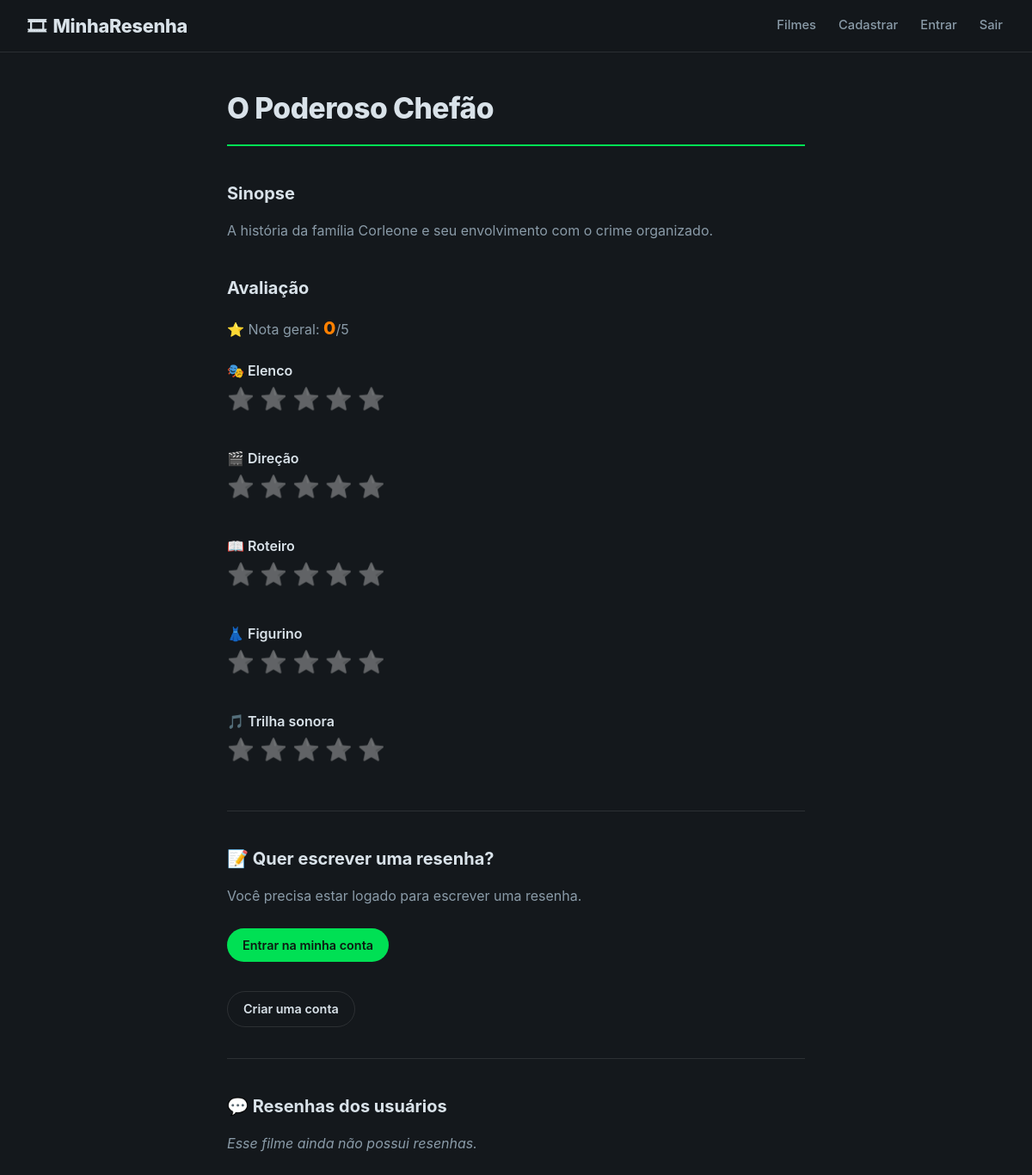
The page /filme/2 on the database its author committed.
### tables this page shows
CREATE TABLE filmes (
    id INTEGER PRIMARY KEY AUTOINCREMENT,
    titulo TEXT NOT NULL,
    ano INTEGER,
    genero TEXT,
    sinopse TEXT,
    imagem TEXT
);

### letterbox.py (the view)
@app.route("/filme/<int:id>")
def filme(id):
    conexao = sqlite3.connect("filmes.db")
    cursor = conexao.cursor()
    cursor.execute(
        "SELECT * FROM filmes WHERE id = ?",
        (id,)
    )
    filme = cursor.fetchone()
    cursor.execute("""
        SELECT resenhas.texto, resenhas.nota, usuarios.nome
        FROM resenhas
        JOIN usuarios ON resenhas.usuario_id = usuarios.id
        WHERE resenhas.filme_id = ?
        ORDER BY resenhas.id DESC
    """, (id,))
    resenhas = cursor.fetchall()
    conexao.close()
    return render_template(
        "filme.html",
        filme=filme,
        resenhas=resenhas
    )

### templates/filme.html (shortened to what this page needs)
<!DOCTYPE html>
<html lang="pt-br">
<head>
    <link rel="stylesheet" href="{{ url_for('static', filename='filme.css') }}">
</head>
<body>
    <header>
        <h1>MinhaResenha</h1>
        <nav>
            <a href="/filmes">Filmes</a>
            <a href="/cadastro">Cadastrar</a>
            <a href="/login">Entrar</a>
            <a href="/logout">Sair</a>
        </nav>
    </header>
    <main>
        <h1>{{ filme[1] }}</h1>
        <h2>Sinopse</h2>
        <p>
            {{ filme[4] }}
        </p>
        <h2>Avaliação</h2>
        <p>
            ⭐ Nota geral:
            <span id="notaGeral">0</span>/5
        </p>
        <h3>🎭 Elenco</h3>
        <div class="estrelas" data-categoria="Elenco">
            <span data-nota="1">⭐</span>
            <span data-nota="2">⭐</span>
            <span data-nota="3">⭐</span>
            <span data-nota="4">⭐</span>
            <span data-nota="5">⭐</span>
        </div>
        <p id="notaElenco"></p>
        <h3>🎬 Direção</h3>
        <div class="estrelas" data-categoria="Direção">
            <span data-nota="1">⭐</span>
            <span data-nota="2">⭐</span>
            <span data-nota="3">⭐</span>
            <span data-nota="4">⭐</span>
            <span data-nota="5">⭐</span>
        </div>
        <p id="notaDirecao"></p>
        <h3>📖 Roteiro</h3>
        <div class="estrelas" data-categoria="Roteiro">
            <span data-nota="1">⭐</span>
            <span data-nota="2">⭐</span>
            <span data-nota="3">⭐</span>
            <span data-nota="4">⭐</span>
            <span data-nota="5">⭐</span>
        </div>
        <p id="notaRoteiro"></p>
        <h3>👗 Figurino</h3>
        <div class="estrelas" data-categoria="Figurino">
            <span data-nota="1">⭐</span>
            <span data-nota="2">⭐</span>
            <span data-nota="3">⭐</span>
            <span data-nota="4">⭐</span>
            <span data-nota="5">⭐</span>
        </div>
        <p id="notaFigurino"></p>
        <h3>🎵 Trilha sonora</h3>
        <div class="estrelas" data-categoria="Trilha sonora">
            <span data-nota="1">⭐</span>
            <span data-nota="2">⭐</span>
            <span data-nota="3">⭐</span>
            <span data-nota="4">⭐</span>
            <span data-nota="5">⭐</span>
        </div>
        <p id="notaTrilha"></p>
        <hr>
        {% if session.get("usuario_id") %}
            <h2>📝 Sua resenha</h2>
            <p>
                Olá, {{ session.get("usuario_nome") }}! Escreva sua opinião sobre o filme.
            </p>
            <form
                action="/filme/{{ filme[0] }}/resenha"
                method="POST"
            >
                <textarea
                    name="texto"
                    placeholder="Escreva sua opinião sobre o filme..."
                    required
                ></textarea>
                <br><br>
                <label for="nota">Nota:</label>
                <select name="nota" id="nota" required>
                    <option value="">
                        Escolha uma nota
                    </option>
                    <option value="1">
                        ⭐ 1
                    </option>
                    <option value="2">
                        ⭐ 2
                    </option>
                    <option value="3">
                        ⭐ 3
                    </option>
                    <option value="4">
                        ⭐ 4
                    </option>
                    <option value="5">
                        ⭐ 5
                    </option>
                </select>
                <br><br>
                <button type="submit">
                    Enviar resenha
                </button>
            </form>
        {% else %}
            <h2>📝 Quer escrever uma resenha?</h2>
            <p>
                Você precisa estar logado para escrever uma resenha.
            </p>
            <a href="/login">
                Entrar na minha conta
            </a>
            <br><br>
            <a href="/cadastro">
                Criar uma conta
            </a>
        {% endif %}
        <hr>
        <h2>💬 Resenhas dos usuários</h2>
        {% if resenhas %}
            {% for resenha in resenhas %}
                <div class="resenha">
                    <h3>
                        👤 {{ resenha[2] }}
                    </h3>
                    <p>
                        ⭐ {{ resenha[1] }}/5
                    </p>
                    <p>
                        {{ resenha[0] }}
                    </p>
                </div>
                <hr>
            {% endfor %}
        {% else %}
            <p>
                Esse filme ainda não possui resenhas.
            </p>
        {% endif %}
    </main>
</body>
</html>

### static/filme.css (style rules this page uses)
:root { --bg: #14181c; --surface: #1c2228; --surface-raised: #232a31; --border: rgba(255, 255, 255, 0.1); --text: #d9e2e9; --text-muted: #8a9ba8; --green: #00e054; --orange: #ff8000; --blue: #40bcf4; --radius: 4px; }
* { box-sizing: border-box; }
body { margin: 0; background: var(--bg); color: var(--text); font-family: -apple-system, "Segoe UI", Roboto, Helvetica, Arial, sans-serif; line-height: 1.5; }
header { position: sticky; top: 0; z-index: 10; display: flex; align-items: center; justify-content: space-between; flex-wrap: wrap; gap: 12px; padding: 14px 32px; background: rgba(20, 24, 28, 0.92); backdrop-filter: blur(6px); border-bottom: 1px solid var(--border); }
header h1 { margin: 0; font-size: 1.35rem; font-weight: 800; letter-spacing: -0.01em; }
header h1::before { content: "🎞"; margin-right: 8px; }
nav { display: flex; gap: 22px; flex-wrap: wrap; }
nav a { color: var(--text-muted); text-decoration: none; font-size: 0.92rem; font-weight: 500; padding: 4px 2px; border-bottom: 2px solid transparent; transition: color 0.15s ease, border-color 0.15s ease; }
main { max-width: 720px; margin: 0 auto; padding: 40px 24px 80px; }
main > h1 { font-size: 2.1rem; font-weight: 800; letter-spacing: -0.015em; margin: 0 0 28px; padding-bottom: 16px; border-bottom: 2px solid var(--green); }
main h2 { font-size: 1.25rem; font-weight: 700; margin: 40px 0 14px; }
main h3 { font-size: 1rem; font-weight: 600; margin: 22px 0 8px; color: var(--text); }
main > p { color: var(--text-muted); max-width: 65ch; }
hr { border: none; border-top: 1px solid var(--border); margin: 36px 0; }
#notaGeral { font-size: 1.3rem; font-weight: 800; color: var(--orange); }
.estrelas { display: flex; gap: 6px; margin-top: 4px; }
.estrelas span { font-size: 1.6rem; line-height: 1; cursor: pointer; filter: grayscale(1) opacity(0.4); transform-origin: center; transition: filter 0.12s ease, transform 0.12s ease; }
main p[id^="nota"] { min-height: 1.2em; font-size: 0.85rem; color: var(--text-muted); margin: 6px 0 0; }
main > a { display: inline-block; margin-top: 10px; padding: 9px 18px; border-radius: 999px; text-decoration: none; font-size: 0.9rem; font-weight: 600; transition: background 0.15s ease, color 0.15s ease; }
main > a[href="/login"] { background: var(--green); color: #0c1a12; }
main > a[href="/cadastro"] { background: transparent; color: var(--text); border: 1px solid var(--border); }
main > p:last-child:not([id]) { color: var(--text-muted); font-style: italic; }

### rows shown on the page
filmes: titulo "O Poderoso Chefão", sinopse "A história da família Corleone e seu envolvimento com o crime organizado."
